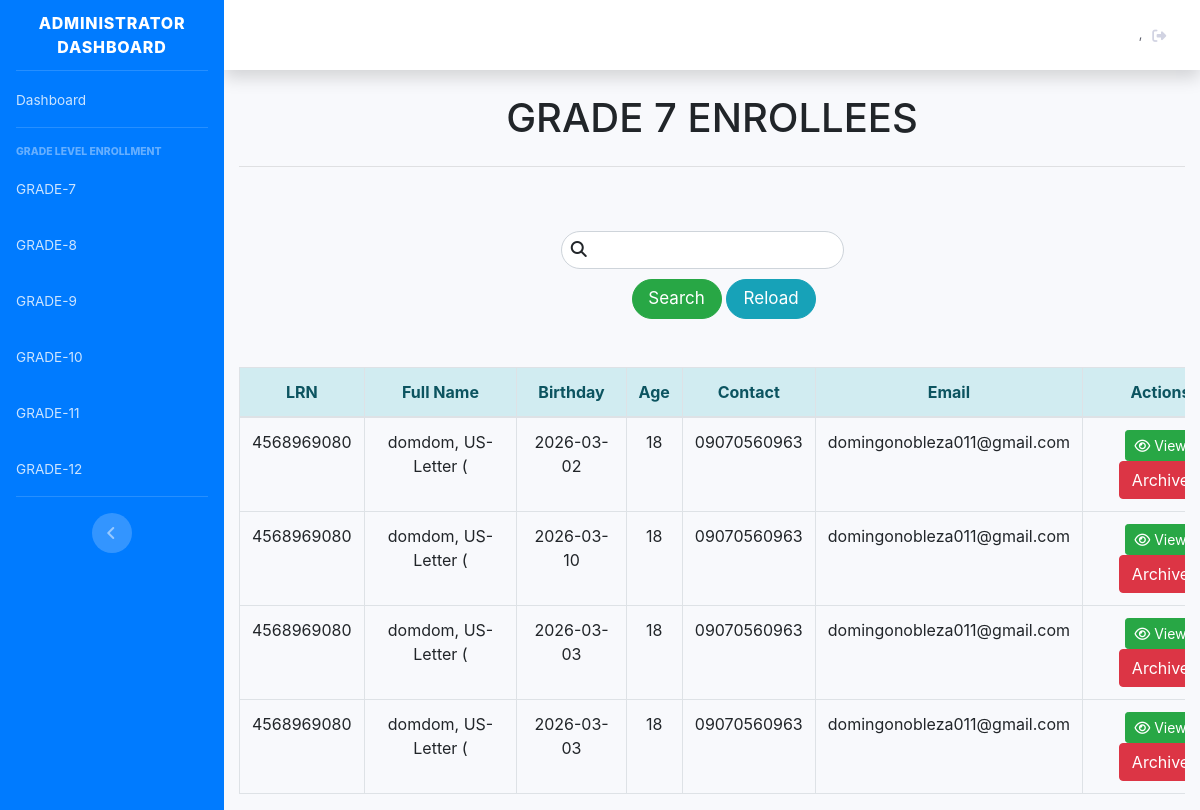
Screenshot of /admn_seven.php with the database file from the repository.
### tables this page shows
CREATE TABLE `tbl_seven` (
  `id_seven` int NOT NULL,
  `id_resident` int NOT NULL,
  `sy` varchar(50) NOT NULL,
  `lrn` varchar(50) NOT NULL,
  `lname` varchar(50) NOT NULL,
  `fname` varchar(255) NOT NULL,
  `mi` varchar(255) NOT NULL,
  `bdate` date NOT NULL,
  `sex` varchar(50) NOT NULL,
  `age` int NOT NULL,
  `contact` varchar(50) NOT NULL,
  `email` varchar(50) NOT NULL,
  `current_address` varchar(255) NOT NULL,
  `perm_address` varchar(255) NOT NULL,
  `ffname` varchar(255) NOT NULL,
  `flname` varchar(255) NOT NULL,
  `fmi` varchar(255) NOT NULL,
  `contact_f` varchar(100) NOT NULL,
  `mlname` varchar(255) NOT NULL,
  `mfname` varchar(255) NOT NULL,
  `mmi` varchar(255) NOT NULL,
  `contact_m` varchar(20) NOT NULL,
  `lglc` varchar(255) NOT NULL,
  `lsa` varchar(255) NOT NULL,
  `lysc` varchar(255) NOT NULL,
  `school_id` varchar(50) NOT NULL
);

### classes/main.class.php (called while the page is built, shortened)
<?php
class EUSEBIAClass {
    protected $server = "mysql:host=localhost;dbname=eusebia";
    protected $user = "root";
    protected $pass = "";
    protected $options = array(PDO::ATTR_ERRMODE => PDO::ERRMODE_EXCEPTION, PDO::ATTR_DEFAULT_FETCH_MODE => PDO::FETCH_ASSOC);
    public function openConn() {
        try {
            $this->con = new PDO($this->server, $this->user, $this->pass, $this->options);
            return $this->con;
        }
        catch(PDOException $e) {
            echo "Datbase Connection Error! ", $e->getMessage();
        }
    }
public function view_seven(){
    $connection = $this->openConn();
    $stmt = $connection->prepare("SELECT * from tbl_seven");
    $stmt->execute();
    return $stmt->fetchAll();
}
}
?>

### admn_table_seven_search.php (the view, shortened to what this page needs)
<?php
    require 'classes/conn.php';
    if(isset($_POST['search_seven'])){
        $keyword = $_POST['keyword'];
?>
<div class="table-responsive" style="width: 100%; overflow-x: auto;">
    <table class="table table-hover text-center table-bordered" style="min-width: 1000px;">
        <thead class="alert-info">
            <tr>
                <th> LRN </th>
                <th> Full Name </th>
                <th> Birthday</th>
                <th> Age </th>
                <th> Contact </th>
                <th> Email </th>
                <th> Actions</th>
            </tr>
        </thead>
        <tbody>
            <?php
                $stmnt = $conn->prepare("SELECT * FROM `tbl_seven` WHERE `lname` LIKE '%$keyword%' or `fname` LIKE '%$keyword%'
                or `id_resident` LIKE '%$keyword%' or `lrn` LIKE '%$keyword%'");
                $stmnt->execute();
                while($view = $stmnt->fetch()){
            ?>
                <tr>
                    <td> <?= $view['lrn'];?> </td>
                    <td> <?= $view['lname'];?>, <?= $view['fname'];?> <?= $view['mi'];?></td>
                    <td> <?= $view['bdate'];?> </td>
                    <td> <?= $view['age'];?> </td>
                    <td> <?= $view['contact'];?> </td>
                    <td> <?= $view['email'];?> </td>
                    <td>
                        <button type="button" class="btn btn-success btn-sm" data-toggle="modal" data-target="#viewModalSearch<?= $view['id_resident'] ?>">
                            <i class="fa fa-eye"></i> View
                        </button>
                        <form action="" method="post" style="display:inline;">
                            <input type="hidden" name="id_seven" value="<?= $view['id_seven'];?>">
                            <button class="btn btn-danger" type="submit" style="width: 90px; font-size: 17px; border-radius:30px;" name="delete_seven"> Archive </button>
                        </form>
                    </td>
                </tr>
                <div class="modal fade" id="viewModalSearch<?= $view['id_resident'] ?>" tabindex="-1" role="dialog" aria-hidden="true">
                    <div class="modal-dialog modal-md modal-dialog-centered" role="document">
                        <div class="modal-content">
                            <div class="modal-header bg-primary text-white">
                                <h5 class="modal-title">Student Profile: <?= $view['fname'] ?></h5>
                                <button type="button" class="close text-white" data-dismiss="modal">&times;</button>
                            </div>
                            <div class="modal-body text-left">
                                <p><strong>LRN:</strong> <?= $view['lrn'] ?></p>
                                <p><strong>Full Name:</strong> <?= $view['lname'] ?>, <?= $view['fname'] ?> <?= $view['mi'] ?></p>
                                <p><strong>Age:</strong> <?= $view['age'] ?></p>
                            </div>
                            <div class="modal-footer">
                                <button type="button" class="btn btn-secondary" data-dismiss="modal">Close</button>
                            </div>
                        </div>
                    </div>
                </div>
            <?php } ?>
        </tbody>
    </table>
</div>
<?php
    } else {
?>
<div class="table-responsive" style="width: 100%; overflow-x: auto;">
    <table class="table table-hover text-center table-bordered" style="min-width: 1000px;">
        <thead class="alert-info">
             <tr>
                <th> LRN </th>
                <th> Full Name </th>
                <th> Birthday</th>
                <th> Age </th>
                <th> Contact </th>
                <th> Email </th>
                <th> Actions</th>
            </tr>
        </thead>
        <tbody>
    <?php if(is_array($view)) { ?>
        <?php foreach($view as $row) { ?>
        <tr>
            <td> <?= $row['lrn'];?> </td>
            <td> <?= $row['lname'];?>, <?= $row['fname'];?> <?= $row['mi'];?></td>
            <td> <?= $row['bdate'];?> </td>
            <td> <?= $row['age'];?> </td>
            <td> <?= $row['contact'];?> </td>
            <td> <?= $row['email'];?> </td>
                <td>
                <button type="button" class="btn btn-success btn-sm" data-toggle="modal" data-target="#viewModal<?= $row['id_resident'] ?>">
                    <i class="fa fa-eye"></i> View
                </button>
                <form action="" method="post" style="display:inline;">
                    <button class="btn btn-danger" type="submit" name="delete_seven"> Archive </button>
                </form>
            </td>
            </tr>
            <?php } ?>
            <?php } ?>
        </tbody>
    </table>
</div>
<?php
    }
?>

### dashboard_sidebar_start.php (shortened to what this page needs)
<!DOCTYPE html>
<html lang="en">
<head>
    <link href="vendor/fontawesome-free/css/all.min.css" rel="stylesheet" type="text/css">
    <link href="css/sb-admin-2.min.css" rel="stylesheet">
</head>
<body id="page-top">
    <div id="wrapper">
        <ul class="navbar-nav bg-primary sidebar sidebar-dark accordion" id="accordionSidebar">
            <a class="sidebar-brand d-flex align-items-center justify-content-center" href="admn_dashboard.php">
                <div class="sidebar-brand-text">Administrator Dashboard </div>
            </a>
            <hr class="sidebar-divider my-0">
            <li class="nav-item">
                <a class="nav-link" href="admn_dashboard.php">
                    <span>Dashboard</span></a>
            </li>
            <hr class="sidebar-divider">
            <div class="sidebar-heading">
                Grade Level Enrollment
            </div>
            <li class="nav-item">
                <a class="nav-link" href="admn_seven.php">
                    <span>GRADE-7</span></a>
            </li>
            <li class="nav-item">
                <a class="nav-link" href="admn_eight.php">
                    <span>GRADE-8</span></a>
            </li>
            <li class="nav-item">
                <a class="nav-link" href="admn_nine.php">
                    <span>GRADE-9 </span></a>
            </li>
            <li class="nav-item">
                <a class="nav-link" href="admn_ten.php">
                    <span>GRADE-10</span></a>
            </li>
            <li class="nav-item">
                <a class="nav-link" href="admn_eleven.php">
                    <span>GRADE-11</span></a>
            </li>
            <li class="nav-item">
                <a class="nav-link" href="admn_twelve.php">
                    <span>GRADE-12</span></a>
            </li>
            <hr class="sidebar-divider d-none d-md-block">
            <div class="text-center d-none d-md-inline">
                <button class="rounded-circle border-0" id="sidebarToggle"></button>
            </div>
        </ul>
        <div id="content-wrapper" class="d-flex flex-column">
            <div id="content">
                <nav class="navbar navbar-expand navbar-light bg-white topbar mb-4 static-top shadow">
                    <ul class="navbar-nav ml-auto">
                            <li class="nav-item dropdown">
                                <a class="nav-link" href="index.php" id="userDropdown" role="button"
                                    aria-haspopup="true" aria-expanded="false">
                                    <span class="mr-2 d-none d-lg-inline text-gray-800 small"><?= $userdetails['surname']?>, <?= $userdetails['firstname']?> <?= $userdetails['mname']?></span>
                                    <i class="fas fa-sign-out-alt fa-sm fa-fw mr-2"></i>
                                </a>
                            </li>
                    </ul>
                </nav>

### admn_seven.php (shortened to what this page needs)
<?php
    require('classes/resident.class.php');
    $eusebia->validate_admin();
    $eusebia->delete_seven();
    $view = $eusebia->view_seven();
?>
<?php
    include('dashboard_sidebar_start.php');
?>
<div class="container-fluid">
    <div class="row">
        <div class="col text-center">
            <h1> GRADE 7 ENROLLEES</h1>
        </div>
    </div>
    <hr>
    <br><br>
    <div class="row">
        <div class="col">
            <form method="POST">
            <div class="input-icons" >
                <i class="fa fa-search icon"></i>
                <input type="search" class="form-control" name="keyword" value="" required="" style="border-radius: 30px;"/>
            </div>
                <button class="btn btn-success" name="search_seven" style="width: 90px; font-size: 17px; border-radius:30px; margin-left:41.5%;">
                    Search
                </button>
                <a href="admn_seven.php" class="btn btn-info" style="width: 90px; font-size: 17px; border-radius:30px;">Reload</a>
            </form>
            <br>
        </div>
    </div>
    <br>
    <div class="row">
        <div class="col-md-12">
            <?php
                include('admn_table_seven_search.php');
            ?>
        </div>
    </div>
</div>
<link href="../BarangaySystem/customcss/regiformstyle.css" rel="stylesheet" type="text/css">
<link href="../BarangaySystem/bootstrap/css/bootstrap.css" rel="stylesheet" type="text/css">
<?php
    include('dashboard_sidebar_end.php');
?>

### dashboard_sidebar_end.php (shortened to what this page needs)
    <link href="../BarangaySystem/bootstrap/css/bootstrap.css" rel="stylesheet" type="text/css">
</body>
</html>

### css/regiformstyle.css (style rules this page uses)
body { background-color:#fff !important; }

### admn_seven.php (style rules this page uses)
.input-icons i { position: absolute; }
.input-icons { width: 30%; margin-bottom: 10px; margin-left: 34%; }
.icon { padding: 10px; min-width: 40px; }
.form-control { text-align: center; }

### rows the page displays
tbl_seven: lrn "4568969080", lname "domdom", fname "US-Letter", mi "(", bdate "2026-03-02", age "18", contact "09070560963", email "domingonobleza011@gmail.com"
tbl_seven: lrn "4568969080", lname "domdom", fname "US-Letter", mi "(", bdate "2026-03-10", age "18", contact "09070560963", email "domingonobleza011@gmail.com"
tbl_seven: lrn "4568969080", lname "domdom", fname "US-Letter", mi "(", bdate "2026-03-03", age "18", contact "09070560963", email "domingonobleza011@gmail.com"
tbl_seven: lrn "4568969080", lname "domdom", fname "US-Letter", mi "(", bdate "2026-03-03", age "18", contact "09070560963", email "domingonobleza011@gmail.com"
